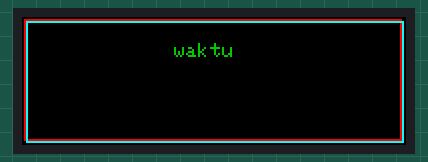
This sketch was run on a simulated ESP32. Shown: 192×64 colour display. The local clock reads 2024-03-15 10:24:30 at power-on unless the sketch sets it.

Above: at 1.67 s.
At 4.22 s:
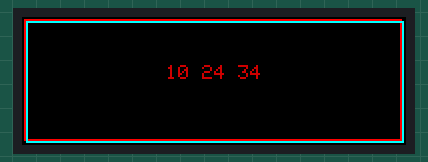
At 6.51 s:
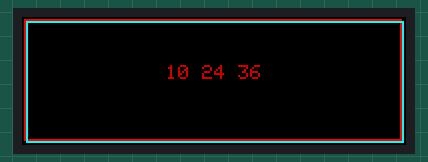
At 11.32 s:
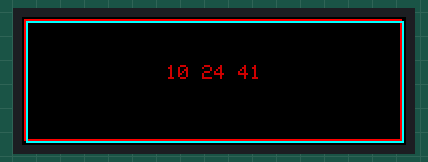
At 16.19 s:
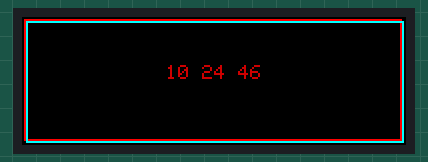
At 21.42 s:
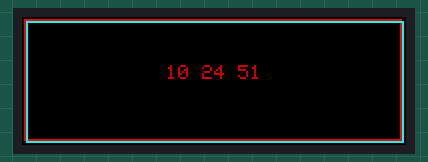

The sketch:

Font_Kecil.ino
```cpp
#define PANEL_RES_X 64 // Number of pixels wide of each INDIVIDUAL panel module.
#define PANEL_RES_Y 32 // Number of pixels tall of each INDIVIDUAL panel module.

#define NUM_ROWS 2 // Number of rows of chained INDIVIDUAL PANELS
#define NUM_COLS 3 // Number of INDIVIDUAL PANELS per ROW
#define PANEL_CHAIN NUM_ROWS*NUM_COLS    // total number of panels chained one to another

// Change this to your needs, for details on VirtualPanel pls read the PDF!
#define SERPENT false
#define TOPDOWN false

// library includes
#include <ESP32-VirtualMatrixPanel-I2S-DMA.h>
#include "RTClib.h"
#include "Lama.h"
// placeholder for the matrix object
MatrixPanel_I2S_DMA *dma_display = nullptr;

// placeholder for the virtual display object
VirtualMatrixPanel  *virtualDisp = nullptr;

// Waktu
RTC_DS3231 rtc;

char daysOfTheWeek[7][12] = {"Sunday", "Monday", "Tuesday", "Wednesday", "Thursday", "Friday", "Saturday"};
int detik, menit, jam, yo;
float mmdetik;
String waktu;

void kursor(int x){
  x=x+30;
  virtualDisp->setCursor(x,55);
}
void titikGanda(int x){
  x=x*60;
  virtualDisp->setCursor(x, 55);
}

String nol(int x){
  String hasil;
  if(x<10){
    hasil="0";
  }
  else{hasil="";}
  hasil=hasil+String(x);
  return hasil;
}


/**************************
 * Setup!
 **************************/
void setup() {

    delay(1000);
  Serial.begin(9600);
    delay(200);
  if (! rtc.begin()) {
    Serial.println("Couldn't find RTC");
    Serial.flush();
    while (1) delay(10);
  }

//  if (rtc.lostPower()) {
//    Serial.println("RTC lost power, let's set the time!");
//    // When time needs to be set on a new device, or after a power loss, the
//    // following line sets the RTC to the date & time this sketch was compiled
//    rtc.adjust(DateTime(F(_DATE), F(TIME_)));
//    // This line sets the RTC with an explicit date & time, for example to set
//    // January 21, 2014 at 3am you would call:
//    // rtc.adjust(DateTime(2014, 1, 21, 3, 0, 0));
    //rtc.adjust(DateTime(2021, 12, 16, 18, 12, 0));
//  }
  //rtc.adjust(DateTime(F(_DATE), F(TIME_)));


  HUB75_I2S_CFG mxconfig(
                PANEL_RES_X,   // module width
                PANEL_RES_Y,   // module height
                PANEL_CHAIN    // chain length
  );
  mxconfig.double_buff = true;
  mxconfig.clkphase = false;

  //mxconfig.driver = HUB75_I2S_CFG::FM6126A;     // in case that we use panels based on FM6126A chip, we can set it here before creating MatrixPanel_I2S_DMA object

  // Sanity checks
  if (NUM_ROWS <= 1) {
    Serial.println(F("There is no reason to use the VirtualDisplay class for a single horizontal chain and row!"));
  }

  // OK, now we can create our matrix object
  dma_display = new MatrixPanel_I2S_DMA(mxconfig);

  // let's adjust default brightness to about 75%
  dma_display->setBrightness8(72);    // range is 0-255, 0 - 0%, 255 - 100%

  // Allocate memory and start DMA display
  if( not dma_display->begin() )
      Serial.println("** !KABOOM! I2S memory allocation failed *****");

  // create VirtualDisplay object based on our newly created dma_display object
  virtualDisp = new VirtualMatrixPanel((*dma_display), NUM_ROWS, NUM_COLS, PANEL_RES_X, PANEL_RES_Y, SERPENT, TOPDOWN);

  // So far so good, so continue
//  virtualDisp->fillScreen(virtualDisp->color444(0, 0, 0));
//  virtualDisp->drawDisplayTest(); // draw text numbering on each screen to check connectivity
//
//   virtualDisp->setFont(&FreeSansBold12pt7b);
//   virtualDisp->setTextColor(virtualDisp->color565(0, 0, 255));
//   virtualDisp->setTextSize(1);
//   virtualDisp->setCursor(1, virtualDisp->height()-20);

   // Red text inside red rect (2 pix in from edge)
//   virtualDisp->print("1234");
//   virtualDisp->drawRect(1,1, virtualDisp->width()-2, virtualDisp->height()-2, virtualDisp->color565(255,0,0));
//
//   // White line from top left to bottom right
//   virtualDisp->drawLine(0,0, virtualDisp->width()-1, virtualDisp->height()-1, virtualDisp->color565(255,255,255));
    DateTime now = rtc.now();
    start_x = virtualDisp->width();
    yo = now.second();
}

void loop() {
  DateTime now = rtc.now();
////    virtualDisp->print(now.year(), DEC);
////    virtualDisp->print('/');
////    virtualDisp->print(now.month(), DEC);
////    virtualDisp->print('/');
////    virtualDisp->print(now.day(), DEC);
////    virtualDisp->print(" (");
////    virtualDisp->print(daysOfTheWeek[now.dayOfTheWeek()]);
////    virtualDisp->print(") ");
////    virtualDisp->print(now.hour(), DEC);
////    virtualDisp->print(':');
////    virtualDisp->print(now.minute(), DEC);
////    virtualDisp->print(':');
////    virtualDisp->print(now.second(), DEC);
////    virtualDisp->println();
//
////    virtualDisp->print("Temperature: ");
////      virtualDisp->print(rtc.getTemperature());
//
//   virtualDisp->setFont(&FreeSansBold12pt7b);
//   virtualDisp->setTextColor(0B0000011111111111);
//   virtualDisp->setTextSize(1);
//
  detik= now.second();
  menit=now.minute();
 jam=now.hour();
// virtualDisp->flipDMABuffer();
// virtualDisp->clearScreen();
 mmdetik=detik*1.0/2.0;
// if(detik!=yo){
//
//    Serial.print(jam);
//    Serial.print("  ");
//    Serial.print(menit);
//    Serial.print("  ");
//    Serial.println(detik);
//    yo=detik;
//    virtualDisp->setCursor(60,30);
//    virtualDisp->print("Waktu");
//    kursor(0);
//    virtualDisp->print(nol(jam));
//    titikGanda(1);
//    virtualDisp->print(" :");
//    kursor(60);
//    virtualDisp->print(nol(menit));
//    titikGanda(2);
//    virtualDisp->print(" :");
//    kursor(120);
//    virtualDisp->print(nol(detik));
//    virtualDisp->drawRect(1,1, 189, 61, 0B1111100000000000);
//    virtualDisp->drawRect(3,3, 188, 60, 0B0000011111111111);
//
//
//
////    virtualDisp->clearScreen();
////    virtualDisp->setCursor(60,30);
////    virtualDisp->print("Waktu");
////    kursor(0);
////    virtualDisp->print(nol(jam));
//////    titikGanda(1);
//////    virtualDisp->print(" :");
////    kursor(60);
////    virtualDisp->print(nol(menit));
//////    titikGanda(2);
//////    virtualDisp->print(" :");
////    kursor(120);
////    virtualDisp->print(nol(detik));
////    virtualDisp->drawRect(1,1, 189, 61, 0B1111100000000000);
////    virtualDisp->drawRect(3,3, 188, 60, 0B0000011111111111);
//   }
virtualDisp->flipDMABuffer();
  //if ( !display->backbuffready() ) return;
  //display->showDMABuffer();
  virtualDisp->clearScreen();

  buffer_id ^= 1;

  // Blue square on the left is printed to BOTH buffers.

   virtualDisp->drawRect(1,1, 189, 61, 0B1111100000000000);
   virtualDisp->drawRect(2,2, 189, 61, 0B0000011111111111);
  start_x--;

  if (buffer_id)
  {
    virtualDisp->setCursor(72, row2);
    virtualDisp->setTextColor(virtualDisp->color565(200, 0, 0));

    virtualDisp->printf("%02d %02d %02d", jam,menit,detik);
    //delay(40); // simulate slow drawing operation
  }
  else
  {
    virtualDisp->setCursor(76, row1);
    virtualDisp->setTextColor(virtualDisp->color565(0, 200, 0));
    virtualDisp->print("waktu");
  }


  if (start_x < (-1*square_size)) start_x = virtualDisp->width()+square_size;


} // end loop
```

Lama.h
```cpp
const byte row0 = 2+0*11;
const byte row1 = 2+1*11;
const byte row2 = 2+2*11;

int start_x   = 0;
int buffer_id = 0;

const int square_size = 16;
```
